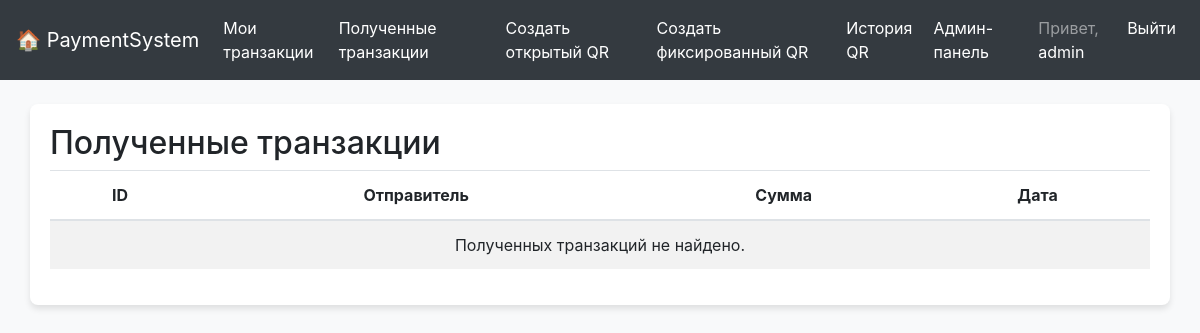
The app's page /received/ (signed in), older data.
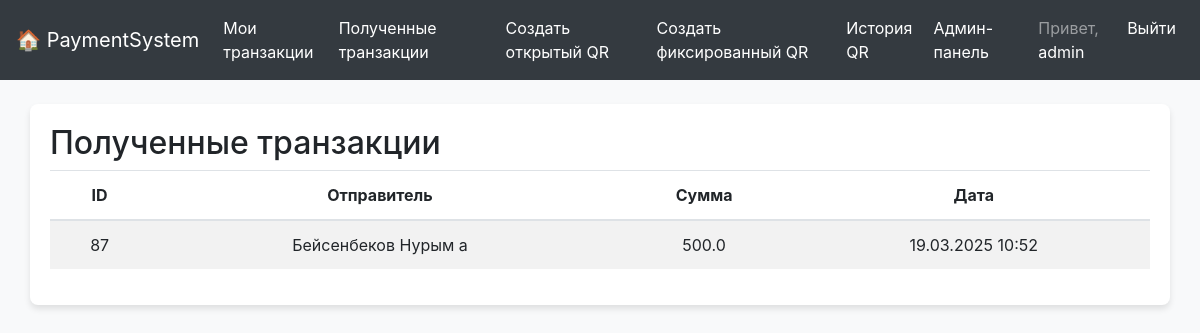
The same page, newer data.
### payments/models.py (models this page shows, shortened)
class Transaction(models.Model):
    sender = models.ForeignKey('User', related_name="sent_transactions", on_delete=models.CASCADE)
    receiver = models.ForeignKey('User', related_name="received_transactions", on_delete=models.CASCADE)
    amount = models.FloatField(validators=[MinValueValidator(0.01), MaxValueValidator(1000000000.0)])
    STATUS_CHOICES = (
        ('PENDING', 'Pending'),
        ('APPROVED', 'Approved'),
        ('REJECTED', 'Rejected'),
        ('SUSPICIOUS', 'Suspicious'),
    )
    status = models.CharField(max_length=10, choices=STATUS_CHOICES, default='PENDING')
    date = models.DateTimeField(auto_now_add=True)
    risk_score = models.FloatField(validators=[MinValueValidator(0.0), MaxValueValidator(100.0)], default=0.0)

class User(AbstractUser):
    balance = models.FloatField(default=0.0)
    ROLE_CHOICES = (
        ('admin', 'Администратор'),
        ('user', 'Обычный пользователь'),
    )
    account_number = models.CharField(max_length=16, unique=True, null=False, default=generate_account_number)
    full_name = models.CharField(max_length=255, blank=True)
    date_of_birth = models.DateField(null=True, blank=True)
    ACCOUNT_STATUS_CHOICES = (
        ('active', 'Активен'),
        ('blocked', 'Заблокирован'),
        ('frozen', 'Заморожен'),
    )
    account_status = models.CharField(max_length=10, choices=ACCOUNT_STATUS_CHOICES, default='active')
    role = models.CharField(max_length=10, choices=ROLE_CHOICES, default='user')

### payments/views.py (the view)
# urls.py: path('received/', views.received_transactions, name='received_transactions'),
@login_required
def received_transactions(request):
    transactions = Transaction.objects.filter(receiver=request.user, status='APPROVED').order_by('-date')
    return render(request, 'payments/received_transactions.html', {'transactions': transactions})

### payments/templates/payments/received_transactions.html
{% extends 'payments/base.html' %}
{% block content %}
  <h2>Полученные транзакции</h2>
  <table class="table table-striped">
    <thead>
      <tr>
        <th>ID</th>
        <th>Отправитель</th>
        <th>Сумма</th>
        <th>Дата</th>
      </tr>
    </thead>
    <tbody>
      {% for tx in transactions %}
        <tr>
          <td>{{ tx.id }}</td>
          <td>{{ tx.sender.full_name }}</td>
          <td>{{ tx.amount }}</td>
          <td>{{ tx.date|date:"d.m.Y H:i" }}</td>
        </tr>
      {% empty %}
        <tr>
          <td colspan="4">Полученных транзакций не найдено.</td>
        </tr>
      {% endfor %}
    </tbody>
  </table>
{% endblock %}

Row changes from the older to the newer data that the page shows:
added Transaction: id "87", sender.full_name "Бейсенбеков Нурым а", amount "500.0", date "19.03.2025 10:52"
Text that changed along with them:
text no longer shown: "Полученных транзакций не найдено."
